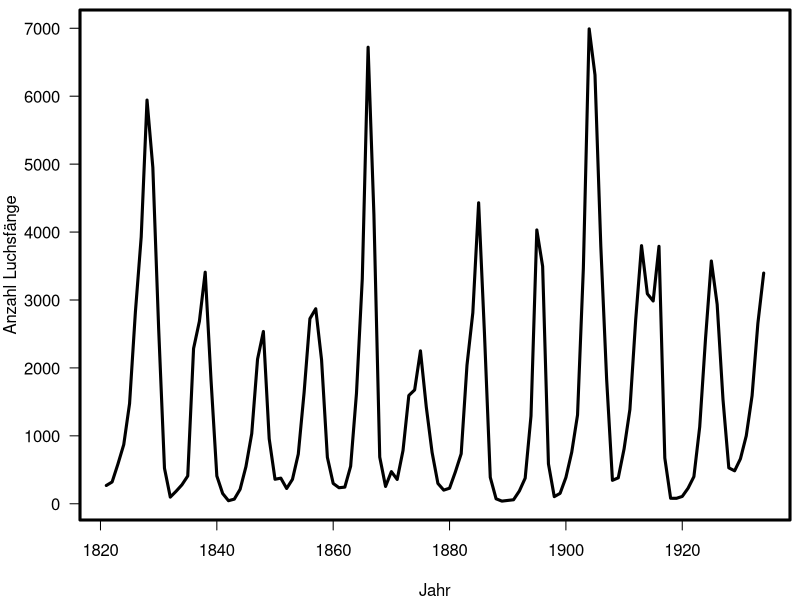
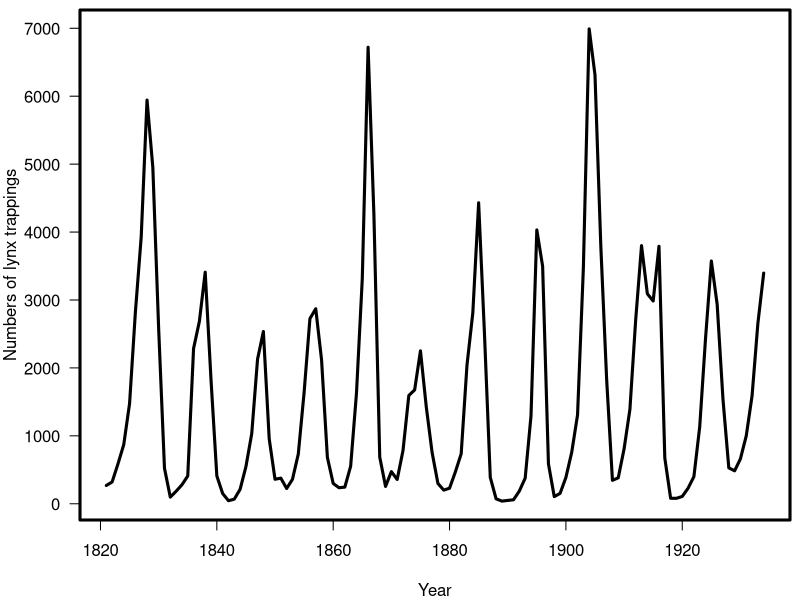

Here is the R script that generated these plots, in order:
library(datasets)

png("lynx_de.png", width=1600, height=600, pointsize = 36)
par(lwd=3, mar=c(4,4,.5,.5))
plot(lynx, xlab="Jahr", ylab="Anzahl Luchsfänge", las=1)
dev.off()

png("lynx_en.png", width=1600, height=600, pointsize = 36)
par(lwd=3, mar=c(4,4,.5,.5))
plot(lynx, xlab="Year", ylab="Numbers of lynx trappings", las=1)
dev.off()
